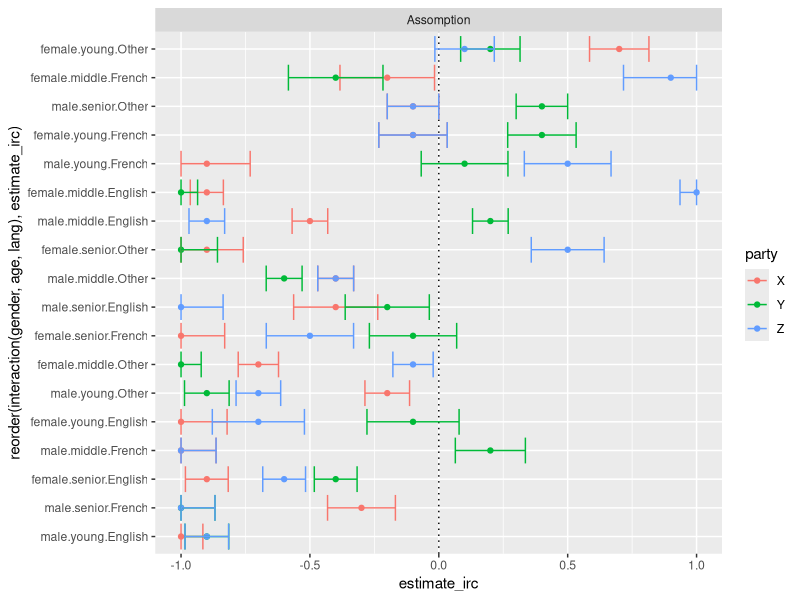
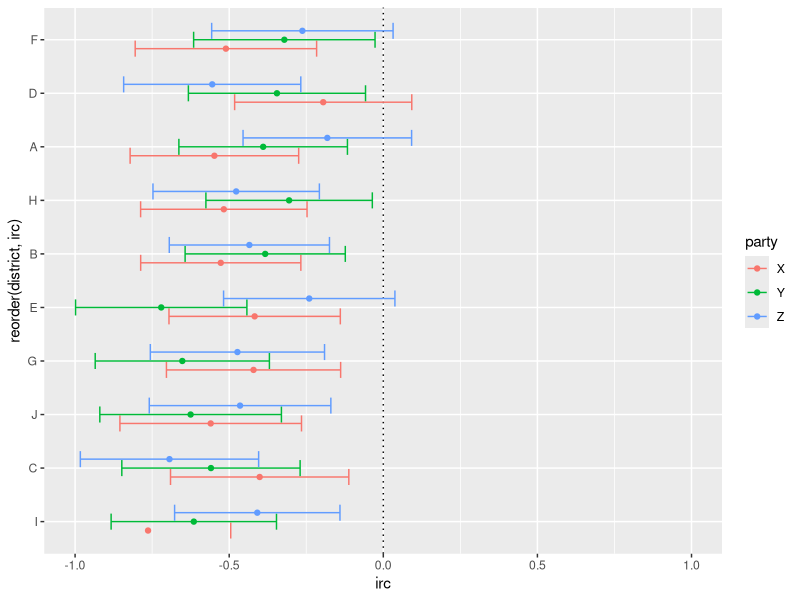

Source code (R) for these figures, in order: (Note: a time limit stopped this script after it produced the figures.)
# Packages ----------------------------------------------------------------
library(tidyverse)

# Simulation parameters
genders <- c('male', 'female')
age_groups <- c('young', 'middle', 'senior')
languages <- c('French', 'English', 'Other')
districts <- LETTERS[1:10]  # 'A', 'B', 'C', ..., 'J'
# Définition des partis
parties <- c("X", "Y", "Z")

# Vos données de densité et d'intervalles
density <- c(3.04056437, 0.68007055, 0.61069959, 0.48677249, 0.74473839, 0.49664903, 0.52322163, 0.54297472, 0.49994121, 0.65514403, 0.28242210, 0.26, 0.25867137, 0.19870664, 0.15896531, 0.19729571, 0.08700764, 0.08348031, 0.07760141, 0.06043504, 0.31463845)
breaks <- c(-1.0, -0.9, -0.8, -0.7, -0.6, -0.5, -0.4, -0.3, -0.2, -0.1, 0.0, 0.1, 0.2, 0.3, 0.4, 0.5, 0.6, 0.7, 0.8, 0.9, 1.0)

# Create all combinations of strats
strats <- expand.grid(gender = genders, age = age_groups, lang = languages)

# Simulate data for each strat and district
set.seed(123) # For reproducibility
data <- list()

for (district in districts) {
  for (i in 1:nrow(strats)) {
    strat_data <- strats[i, ]
    N <- sample(100:700, 1)  # Taille de l'échantillon pour cette stratégie
    margin_error <- runif(1, 0.05, 0.2)  # Marge d'erreur générée une fois pour la stratégie
    
    for (party in parties) {
      party_data <- cbind(strat_data, party = party,
                          estimate_irc = sample(x = breaks, size = 1, prob = density),
                          margin_error = margin_error)
      party_data$lower_ci <- pmax(-1, party_data$estimate_irc - party_data$margin_error)
      party_data$upper_ci <- pmin(1, party_data$estimate_irc + party_data$margin_error)
      party_data$district <- district
      party_data$N <- N
      
      data[[paste(district, i, party, sep = "_")]] <- party_data
    }
  }
}

# Combiner les données en un seul DataFrame
data_df <- do.call(rbind, data)

# Ajouter des poids pour chaque stratégie dans chaque district
data <- data_df %>%
  group_by(district, party) %>%
  mutate(weight = N / sum(N)) %>% 
  ungroup() %>% 
  mutate(id = rep(1:(nrow(.)/length(parties)), each = length(parties)))

# Graph 1: by strat by riding -------------------------------------------------------

data %>% 
  filter(district == "A") %>%
  mutate(district = "Assomption") %>% 
  ggplot(aes(x = estimate_irc, y = reorder(interaction(gender, age, lang), estimate_irc),
             group = party, color = party)) + 
  facet_wrap(~district) +
  geom_vline(xintercept = 0, linetype = "dotted") +
  geom_point() +
  geom_errorbar(aes(xmin = lower_ci, xmax = upper_ci))

# Graph 2: agregate by riding ---------------------------------------------

# https://acsdatacommunity.prb.org/discussion-forum/f/forum/292/using-margins-of-error-in-data-aggregation

results <- data %>%
  mutate(se = margin_error / 1.96,
         se2 = se ^ 2) %>% 
  group_by(district, party) %>%
  summarise(
    irc = weighted.mean(x = estimate_irc, w = weight),
    margin_error = sqrt(sum(se2))  # Ceci est une simplification
  ) %>% 
  mutate(lower_ci = irc - margin_error,
         upper_ci = irc + margin_error)

results %>% 
  ggplot(aes(x = irc, y = reorder(district, irc),
             group = party, color = party)) + 
  geom_vline(xintercept = 0, linetype = "dotted") +
  geom_point(position = position_dodge(width = 0.5)) +
  geom_errorbar(aes(xmin = lower_ci, xmax = upper_ci),
                position = position_dodge(width = 0.5)) +
  scale_x_continuous(limits = c(-1, 1))


# Simulation --------------------------------------------------------------

## Widen
data_wide <- data %>% 
  pivot_wider(
    id_cols = c(id, gender, age, lang, margin_error, district, N, weight),
    names_from = party, 
    values_from = estimate_irc,
    names_prefix = "rci_"
  )

## We will take each row of data
#### Repeat the individual by his weight * 1000 (so proportion of 1000 respondents from the district)
data_wide$repeats <- round(data_wide$weight * 1000)
## Sample a normal distribution of its RCI for the parties
### So first, need to estimate the standard deviation
data_wide$sd <- data_wide$margin_error / 1.96 ### at 5% level

sim <- function(data){
  for (i in 1:nrow(data)){
    repeatsi <- data$repeats[i]
    sim_resultsi <- data.frame(strat = i,
                               individual = 1:repeatsi,
                               gender = rep(data$gender[i], repeatsi),
                               age = rep(data$age[i], repeatsi),
                               lang = rep(data$lang[i], repeatsi),
                               district = rep(data$district[i], repeatsi))
    for (j in parties){
      sim_resultsi[[paste0("rci_", j)]] <- rnorm(n = repeatsi,
                                                 mean = data[[paste0("rci_", j)]][i],
                                                 sd = data$sd[i])
      }
    if (i == 1){
      sim_results <- sim_resultsi
    } else {
      sim_results <- rbind(sim_results,
                           sim_resultsi)
    }
  }
  return(sim_results)
}


for (i in 1:1000){
  if (i == 1){
    sims <- sim(data_wide) %>% 
      mutate(sim = i)
  } else {
    sims <- sim(data_wide) %>%
      mutate(sim = i) %>% 
      rbind(sims, .)
  }
  print(paste0("Sim: ", i))
}

saveRDS(sims, "_SharedFolder_article_pot-growth/simdata.rds")


# Agregate by riding for each sim ----------------------------------------------------------------

with_vote <- sims %>% 
  pivot_longer(., cols = starts_with("rci"),
               names_prefix = "rci_",
               names_to = "party",
               values_to = "rci") %>%
  group_by(sim, strat, individual) %>% 
  mutate(vote = max(rci)) %>% 
  ungroup() %>% 
  filter(rci == vote)

agg_riding <- with_vote %>% 
  group_by(sim, district, party) %>%
  summarise(nvotes = n()) %>% 
  group_by(sim, district) %>% 
  mutate(total = sum(nvotes),
         prop_vote = nvotes / total,
         seat = ifelse(prop_vote == max(prop_vote), 1, 0))

agg_party <- agg_riding %>% 
  group_by(sim, party) %>% 
  summarise(n = sum(seat))


table(agg_party$party, agg_party$n)

ggplot(agg_party, aes(x = n, y = party)) +
  ggridges::geom_density_ridges(scale = 0.95) +
  xlab("Nombre de sièges") +
  ggtitle("Sur 500 simulations") +
  ylab("Parti")


c <- ecdf(agg_party$n[agg_party$party == "Z"])
c(5)
